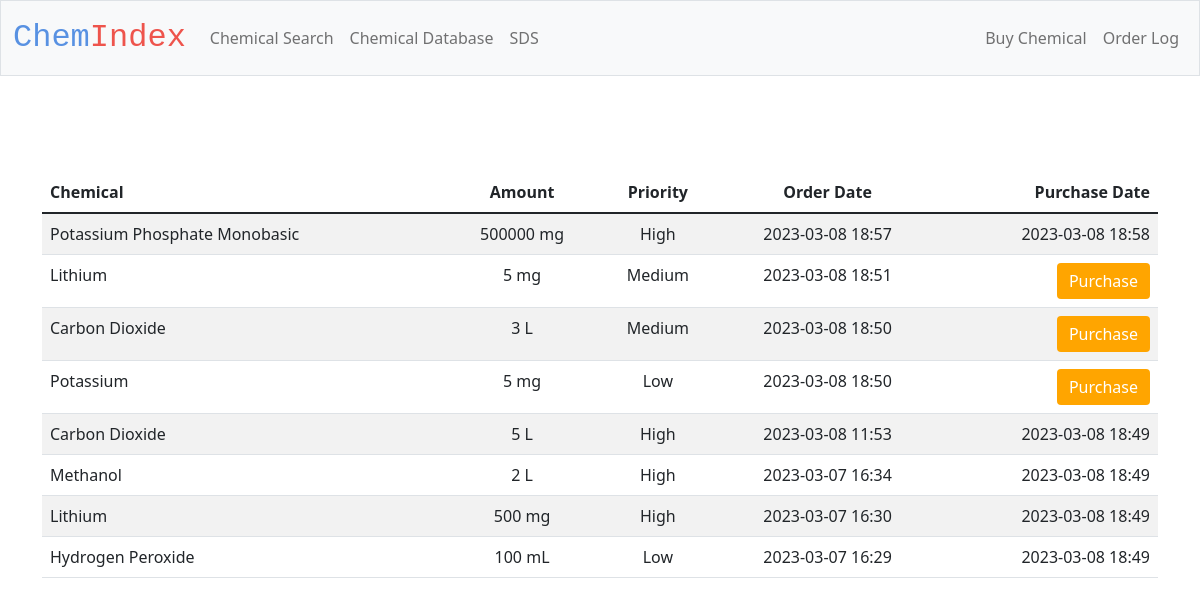
Screenshot of /purchase_database with the database file from the repository.
### tables this page shows
CREATE TABLE orders (
    chemical TEXT NOT NULL,
    amount INTEGER NOT NULL,
    unit INTEGER NOT NULL, 
    time DATETIME NOT NULL,
    user TEXT, 
    priority INTEGER NOT NULL, purchase_time DATETIME);

### app.py (the view)
@app.route('/purchase_database')
def purchase_database():
    with sqlite3.connect(db_path) as db:
        data = db.execute("SELECT * FROM orders ORDER BY time DESC")
        return render_template("purchase_database.html", orders = data)

### templates/purchase_database.html (shortened to what this page needs)
{% extends "layout.html" %}
{% block main %}
<main class="container py-5">
    <table class="table table-striped" id ="purchase_table" name="purchase_table">
        <thead>
            <tr>
                <th class="text-start">Chemical</th>
                <th class="text-center">Amount</th>
                <th class="text-center">Priority</th>
                <th class="text-center">Order Date</th>
                <th class="text-end">Purchase Date</th>
            </tr>
        </thead>
       <tbody>
        {% for row in orders %}
                <tr>
                    <form action="/purchase" method="post">
                    <td class="text-start"> {{row[0]}}</td>
                    <td class="text-center">{{row[1]}} {{row[2]}}</td>
                    <td class="text-center">{{row[5]}}</td>
                    <td class="text-center">{{row[3]}}</td>
                    {%if row[6] == None %}
                        <td class="text-end"> <button class ="button_sds_database btn btn-primary" type="submit">Purchase</button></td>
                    {%else%}
                        <td class="text-end">{{row[6]}}</td>
                    {% endif %}
                    </form>
                </tr>
        {% endfor %}
        </tbody>
    </table>
        </main>
{% endblock %}

### static/styles.css (style rules this page uses)
.button_sds_database { background-color:orange; color: white; border: none; }

### rows the page displays
orders: chemical "Potassium Phosphate Monobasic", amount "500000", unit "mg", priority "High", time "2023-03-08 18:57", purchase_time "2023-03-08 18:58"
orders: chemical "Lithium", amount "5", unit "mg", priority "Medium", time "2023-03-08 18:51"
orders: chemical "Carbon Dioxide", amount "3", unit "L", priority "Medium", time "2023-03-08 18:50"
orders: chemical "Potassium", amount "5", unit "mg", priority "Low", time "2023-03-08 18:50"
orders: chemical "Carbon Dioxide", amount "5", unit "L", priority "High", time "2023-03-08 11:53", purchase_time "2023-03-08 18:49"
orders: chemical "Methanol", amount "2", unit "L", priority "High", time "2023-03-07 16:34", purchase_time "2023-03-08 18:49"
orders: chemical "Lithium", amount "500", unit "mg", priority "High", time "2023-03-07 16:30", purchase_time "2023-03-08 18:49"
orders: chemical "Hydrogen Peroxide", amount "100", unit "mL", priority "Low", time "2023-03-07 16:29", purchase_time "2023-03-08 18:49"
